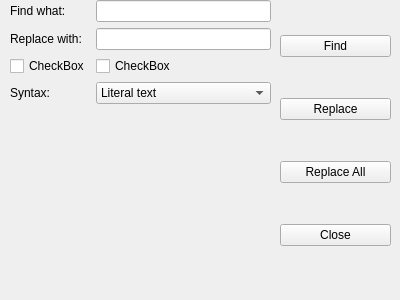
<?xml version="1.0" encoding="UTF-8"?>
<ui version="4.0">
 <class>Form</class>
 <widget class="QWidget" name="Form">
  <property name="geometry">
   <rect>
    <x>0</x>
    <y>0</y>
    <width>400</width>
    <height>300</height>
   </rect>
  </property>
  <property name="windowTitle">
   <string>Find and Replace</string>
  </property>
  <widget class="QWidget" name="formLayoutWidget">
   <property name="geometry">
    <rect>
     <x>10</x>
     <y>0</y>
     <width>261</width>
     <height>281</height>
    </rect>
   </property>
   <layout class="QFormLayout" name="formLayout">
    <item row="0" column="0">
     <widget class="QLabel" name="label">
      <property name="text">
       <string>Find what:</string>
      </property>
     </widget>
    </item>
    <item row="0" column="1">
     <widget class="QLineEdit" name="lineEdit"/>
    </item>
    <item row="1" column="0">
     <widget class="QLabel" name="label_2">
      <property name="text">
       <string>Replace with:</string>
      </property>
     </widget>
    </item>
    <item row="1" column="1">
     <widget class="QLineEdit" name="lineEdit_2"/>
    </item>
    <item row="2" column="0">
     <widget class="QCheckBox" name="checkBox">
      <property name="text">
       <string>CheckBox</string>
      </property>
     </widget>
    </item>
    <item row="2" column="1">
     <widget class="QCheckBox" name="checkBox_2">
      <property name="text">
       <string>CheckBox</string>
      </property>
     </widget>
    </item>
    <item row="3" column="0">
     <widget class="QLabel" name="label_3">
      <property name="text">
       <string>Syntax:</string>
      </property>
     </widget>
    </item>
    <item row="3" column="1">
     <widget class="QComboBox" name="comboBox">
      <item>
       <property name="text">
        <string>Literal text</string>
       </property>
      </item>
      <item>
       <property name="text">
        <string>Regular expression</string>
       </property>
      </item>
     </widget>
    </item>
   </layout>
  </widget>
  <widget class="QWidget" name="verticalLayoutWidget">
   <property name="geometry">
    <rect>
     <x>280</x>
     <y>0</y>
     <width>111</width>
     <height>281</height>
    </rect>
   </property>
   <layout class="QVBoxLayout" name="verticalLayout">
    <item>
     <widget class="QPushButton" name="pushButton">
      <property name="text">
       <string>Find</string>
      </property>
     </widget>
    </item>
    <item>
     <widget class="QPushButton" name="pushButton_2">
      <property name="text">
       <string>Replace</string>
      </property>
     </widget>
    </item>
    <item>
     <widget class="QPushButton" name="pushButton_3">
      <property name="text">
       <string>Replace All</string>
      </property>
     </widget>
    </item>
    <item>
     <widget class="QPushButton" name="pushButton_4">
      <property name="text">
       <string>Close</string>
      </property>
     </widget>
    </item>
   </layout>
  </widget>
 </widget>
 <resources/>
 <connections/>
</ui>
